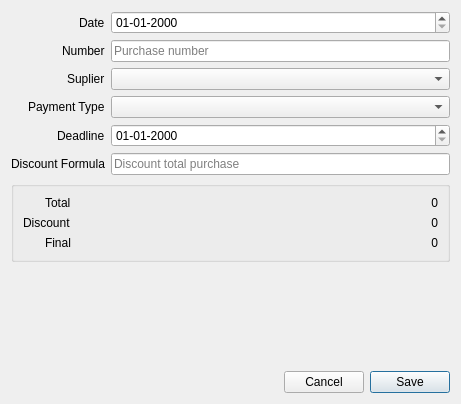
<?xml version="1.0" encoding="UTF-8"?>
<ui version="4.0">
 <class>PurchaseAddDialog</class>
 <widget class="QDialog" name="PurchaseAddDialog">
  <property name="geometry">
   <rect>
    <x>0</x>
    <y>0</y>
    <width>461</width>
    <height>404</height>
   </rect>
  </property>
  <property name="minimumSize">
   <size>
    <width>450</width>
    <height>0</height>
   </size>
  </property>
  <property name="windowTitle">
   <string>Add New Purchase</string>
  </property>
  <property name="modal">
   <bool>true</bool>
  </property>
  <layout class="QVBoxLayout" name="verticalLayout">
   <item>
    <layout class="QFormLayout" name="formLayout">
     <property name="labelAlignment">
      <set>Qt::AlignRight|Qt::AlignTrailing|Qt::AlignVCenter</set>
     </property>
     <item row="0" column="0">
      <widget class="QLabel" name="label">
       <property name="text">
        <string>Date</string>
       </property>
      </widget>
     </item>
     <item row="1" column="0">
      <widget class="QLabel" name="label_2">
       <property name="text">
        <string>Number</string>
       </property>
      </widget>
     </item>
     <item row="2" column="0">
      <widget class="QLabel" name="label_3">
       <property name="text">
        <string>Suplier</string>
       </property>
      </widget>
     </item>
     <item row="4" column="0">
      <widget class="QLabel" name="label_4">
       <property name="text">
        <string>Deadline</string>
       </property>
      </widget>
     </item>
     <item row="0" column="1">
      <widget class="QDateEdit" name="dateCreated">
       <property name="displayFormat">
        <string>dd-MM-yyyy</string>
       </property>
      </widget>
     </item>
     <item row="1" column="1">
      <widget class="QLineEdit" name="lineNumber">
       <property name="placeholderText">
        <string>Purchase number</string>
       </property>
      </widget>
     </item>
     <item row="2" column="1">
      <widget class="QComboBox" name="comboSuplier"/>
     </item>
     <item row="4" column="1">
      <widget class="QDateEdit" name="dateDeadline">
       <property name="displayFormat">
        <string>dd-MM-yyyy</string>
       </property>
      </widget>
     </item>
     <item row="3" column="0">
      <widget class="QLabel" name="label_5">
       <property name="text">
        <string>Payment Type</string>
       </property>
      </widget>
     </item>
     <item row="3" column="1">
      <widget class="QComboBox" name="comboPaymentType"/>
     </item>
     <item row="5" column="0">
      <widget class="QLabel" name="label_6">
       <property name="text">
        <string>Discount Formula</string>
       </property>
      </widget>
     </item>
     <item row="5" column="1">
      <widget class="QLineEdit" name="lineDiscountFormula">
       <property name="placeholderText">
        <string>Discount total purchase</string>
       </property>
      </widget>
     </item>
    </layout>
   </item>
   <item>
    <widget class="QGroupBox" name="groupBox">
     <property name="title">
      <string/>
     </property>
     <layout class="QFormLayout" name="formLayout_2">
      <property name="labelAlignment">
       <set>Qt::AlignRight|Qt::AlignTrailing|Qt::AlignVCenter</set>
      </property>
      <item row="0" column="0">
       <widget class="QLabel" name="label_7">
        <property name="text">
         <string>Total</string>
        </property>
       </widget>
      </item>
      <item row="0" column="1">
       <widget class="QLabel" name="labelTotal">
        <property name="text">
         <string>0</string>
        </property>
        <property name="alignment">
         <set>Qt::AlignRight|Qt::AlignTrailing|Qt::AlignVCenter</set>
        </property>
       </widget>
      </item>
      <item row="1" column="0">
       <widget class="QLabel" name="label_8">
        <property name="text">
         <string>Discount</string>
        </property>
       </widget>
      </item>
      <item row="2" column="0">
       <widget class="QLabel" name="label_9">
        <property name="text">
         <string>Final</string>
        </property>
       </widget>
      </item>
      <item row="1" column="1">
       <widget class="QLabel" name="labelDiscount">
        <property name="text">
         <string>0</string>
        </property>
        <property name="alignment">
         <set>Qt::AlignRight|Qt::AlignTrailing|Qt::AlignVCenter</set>
        </property>
       </widget>
      </item>
      <item row="2" column="1">
       <widget class="QLabel" name="labelFinal">
        <property name="text">
         <string>0</string>
        </property>
        <property name="alignment">
         <set>Qt::AlignRight|Qt::AlignTrailing|Qt::AlignVCenter</set>
        </property>
       </widget>
      </item>
     </layout>
    </widget>
   </item>
   <item>
    <spacer name="verticalSpacer">
     <property name="orientation">
      <enum>Qt::Vertical</enum>
     </property>
     <property name="sizeHint" stdset="0">
      <size>
       <width>20</width>
       <height>40</height>
      </size>
     </property>
    </spacer>
   </item>
   <item>
    <layout class="QHBoxLayout" name="horizontalLayout">
     <item>
      <spacer name="horizontalSpacer">
       <property name="orientation">
        <enum>Qt::Horizontal</enum>
       </property>
       <property name="sizeHint" stdset="0">
        <size>
         <width>40</width>
         <height>20</height>
        </size>
       </property>
      </spacer>
     </item>
     <item>
      <widget class="QPushButton" name="pushCancel">
       <property name="text">
        <string>Cancel</string>
       </property>
       <property name="autoDefault">
        <bool>false</bool>
       </property>
      </widget>
     </item>
     <item>
      <widget class="QPushButton" name="pushSave">
       <property name="text">
        <string>Save</string>
       </property>
       <property name="default">
        <bool>true</bool>
       </property>
      </widget>
     </item>
    </layout>
   </item>
  </layout>
 </widget>
 <tabstops>
  <tabstop>dateCreated</tabstop>
  <tabstop>lineNumber</tabstop>
  <tabstop>comboSuplier</tabstop>
  <tabstop>comboPaymentType</tabstop>
  <tabstop>dateDeadline</tabstop>
  <tabstop>lineDiscountFormula</tabstop>
  <tabstop>pushSave</tabstop>
  <tabstop>pushCancel</tabstop>
 </tabstops>
 <resources/>
 <connections>
  <connection>
   <sender>pushCancel</sender>
   <signal>clicked()</signal>
   <receiver>PurchaseAddDialog</receiver>
   <slot>hide()</slot>
   <hints>
    <hint type="sourcelabel">
     <x>286</x>
     <y>227</y>
    </hint>
    <hint type="destinationlabel">
     <x>211</x>
     <y>153</y>
    </hint>
   </hints>
  </connection>
 </connections>
</ui>
